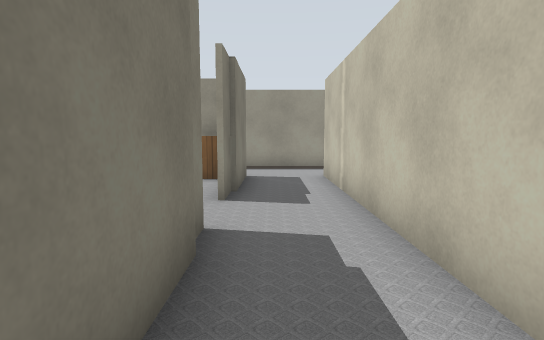
view 1 (above)

24 first-person views from a walk through a robot-simulator world made for Gazebo. The camera is 1.2 m above the floor, tilts 6° down and sees 80° across. Floor lines are 1 m apart. The floor is counted in squares, 1 m on a side. Each view is taken from the middle of a square. On the plan, view 1 faces up. The plan holds only what a view shows up to about 13 squares ahead; the rest is blank. The place goes on beyond the plan. Simple patterns stand in for the simulator's built-in surfaces. Some stock models are drawn as simple stand-ins.

view 2
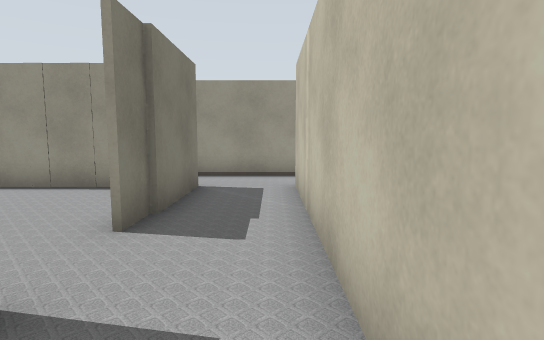

view 3
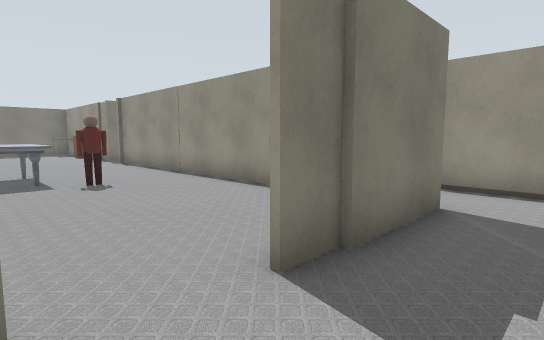

view 4
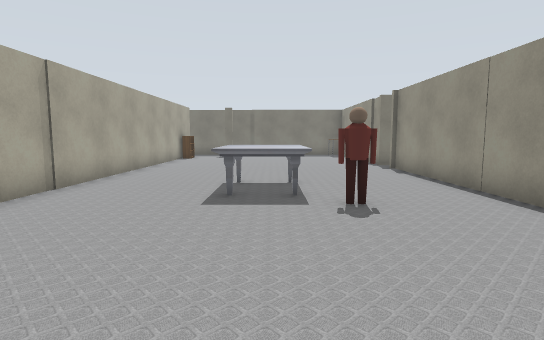

view 5
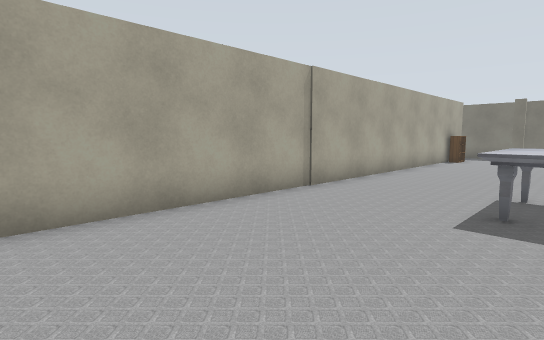

view 6
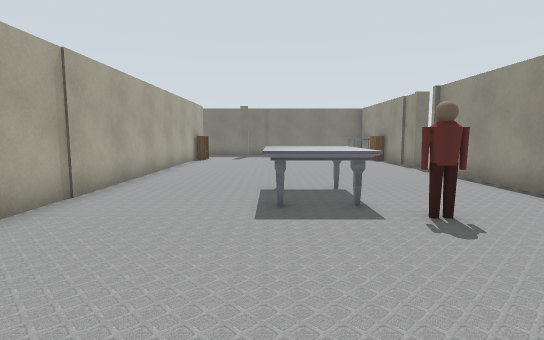

view 7
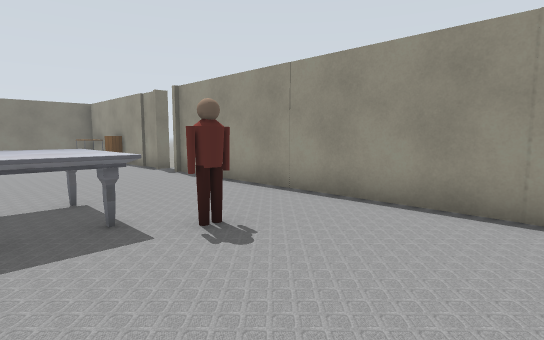

view 8
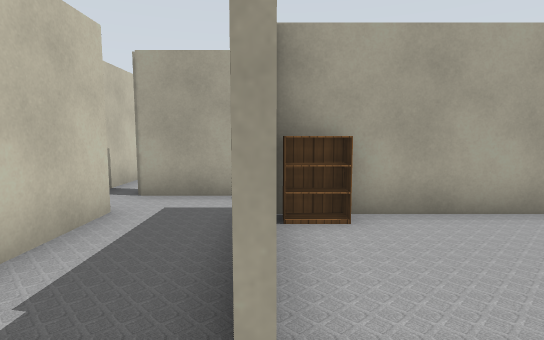

view 9
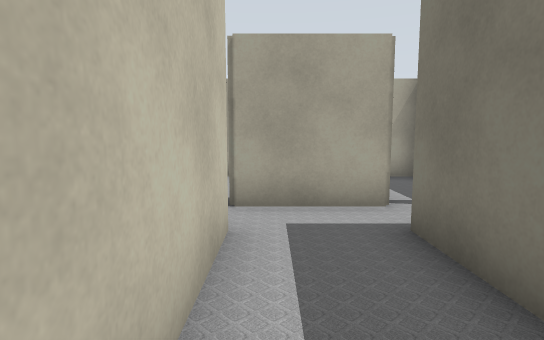

view 10
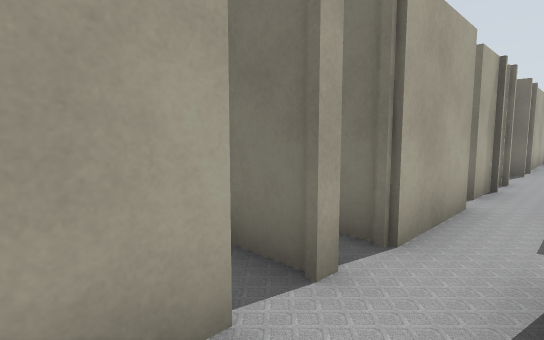

view 11
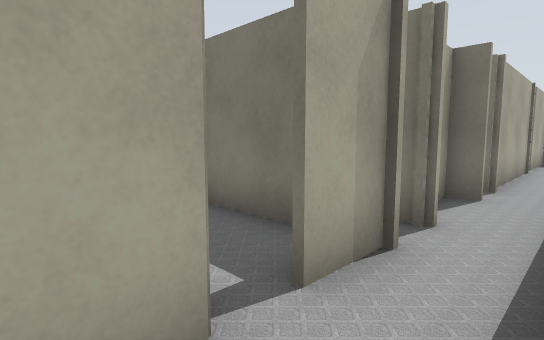

view 12
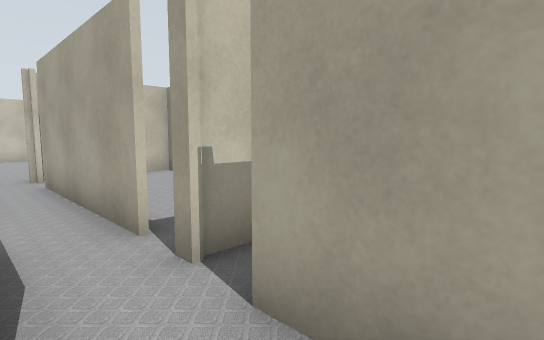

view 13
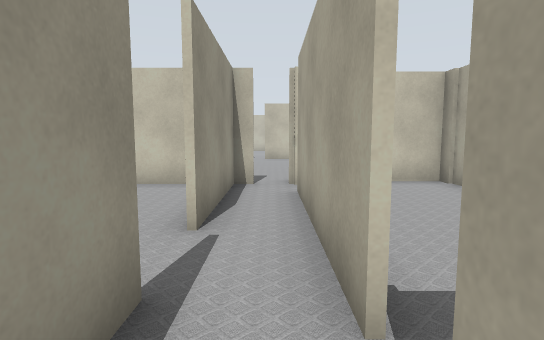

view 14
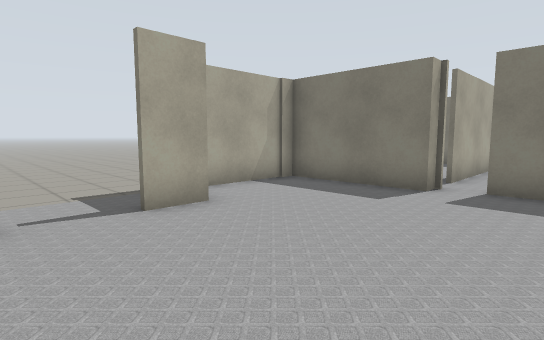

view 15
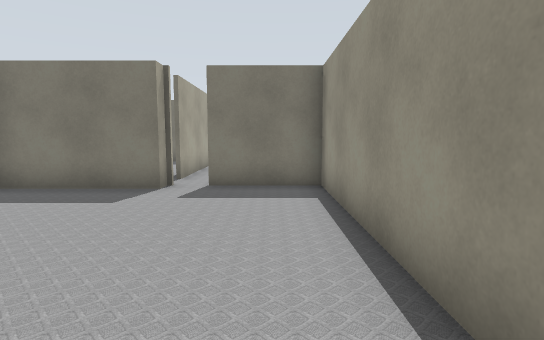

view 16
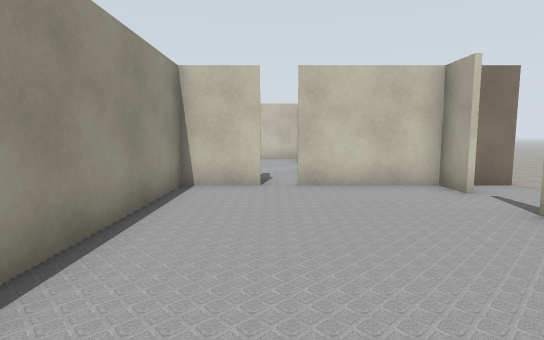

view 17
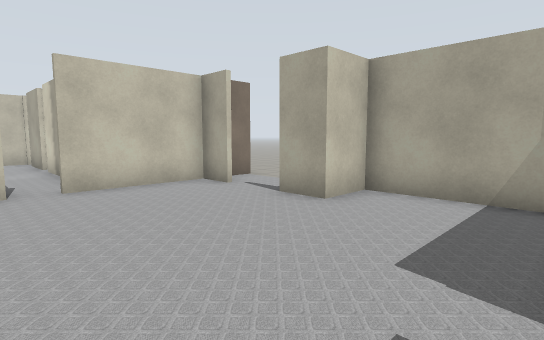

view 18
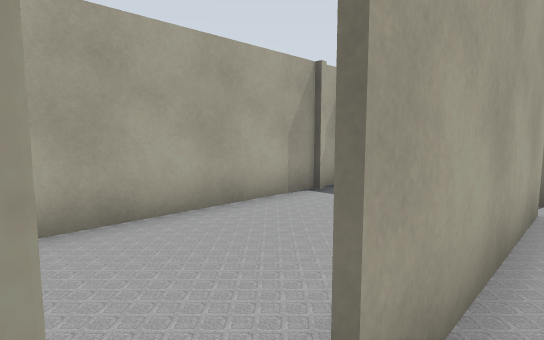

view 19
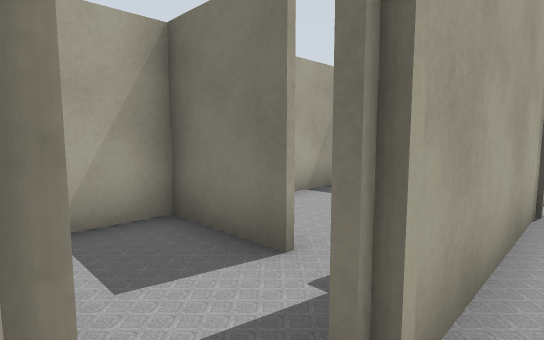

view 20
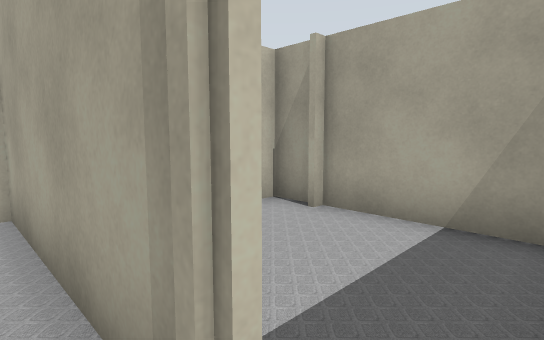

view 21
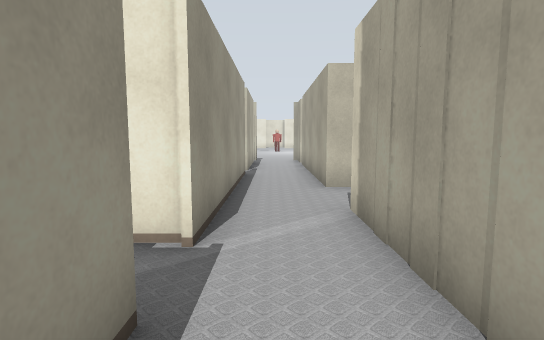

view 22
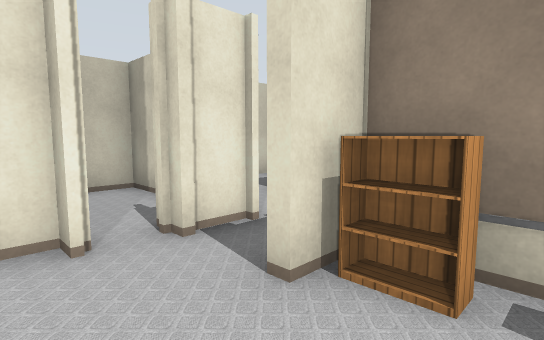

view 23
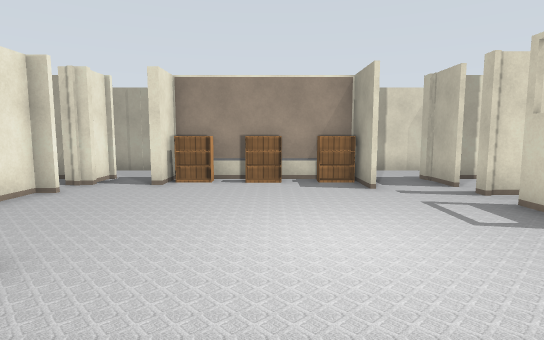

view 24
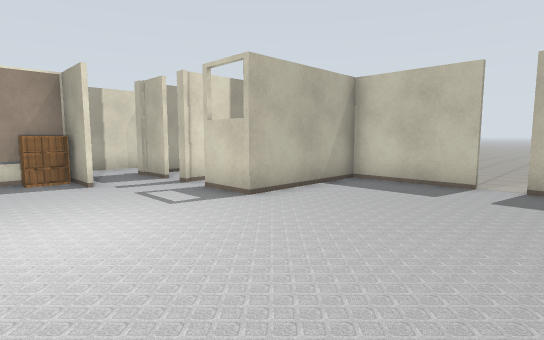

### Floor plan
Ten units are one square. View 1 is at (0, 0); x grows to the right and y downward. Boxes are objects, and circles mark ways between rooms. Rooms are numbered by the first view taken in them; rooms with no view inside come last. Other rooms are left out.
<svg viewBox="-170 -210 363 274">
<path fill="none" stroke="#000" d="M16 -15 16 -65M-8 -42 -8 1M-11 16 16 16M-153 -99 -153 -94M-158 -96 -165 -96M-15 -96 -140 -96M-165 -1 -25 -1M99 16 107 16 107 55M101 0 60 0M111 56 146 56 146 41 159 41M176 41 188 41 188 6M188 -2 188 -22 102 -22 102 6M188 59 188 49M44 0 30 0M38 16 91 16M27 16 28 16M-69 21 -65 21M-134 16 -80 16M-165 16 -141 16M-122 -97 -105 -97M-55 -120 -43 -120M-113 -145 -113 -141M-113 -135 -113 -118M-85 -120 -55 -120M-43 -120 -43 -131M-20 -142 -20 -151M-153 -202 -153 -170 -113 -170 -113 -154M15 -119 -24 -119 -24 -131M-40 -119 -46 -119M-46 -97 -8 -97 -8 -59M16 -65 16 -97M106 55 106 41M31 56 111 56M28 16 28 29M-25 -1 -10 -1M-35 16 -19 16"/>
<rect x="-105" y="-65" width="30" height="30" fill="#bbb"><title>marble table</title></rect>
<rect x="-85" y="-75" width="10" height="20" fill="#bbb"><title>person</title></rect>
<rect x="-25" y="-95" width="10" height="10" fill="#bbb"><title>bookshelf</title></rect>
<rect x="-95" y="-135" width="10" height="20" fill="#bbb"><title>bookshelf</title></rect>
<rect x="-55" y="-125" width="10" height="10" fill="#bbb"><title>bookshelf</title></rect>
<rect x="-75" y="-135" width="10" height="10" fill="#bbb"><title>bookshelf</title></rect>
<rect x="-25" y="-5" width="10" height="10" fill="#bbb"><title>bookshelf</title></rect>
<circle cx="-10" cy="-50" r="3" fill="#2a7"/>
<circle cx="35" cy="10" r="3" fill="#2a7"/>
<circle cx="5" cy="-60" r="3" fill="#2a7"/>
<circle cx="-10" cy="10" r="3" fill="#2a7"/>
<circle cx="-155" cy="-100" r="3" fill="#2a7"/>
<circle cx="40" cy="20" r="3" fill="#2a7"/>
<circle cx="90" cy="20" r="3" fill="#2a7"/>
<circle cx="-30" cy="10" r="3" fill="#2a7"/>
<circle cx="-100" cy="-120" r="3" fill="#2a7"/>
<circle cx="-150" cy="-205" r="3" fill="#2a7"/>
<circle cx="-40" cy="-110" r="3" fill="#2a7"/>
<circle cx="-30" cy="-125" r="3" fill="#2a7"/>
<text x="10" y="-20">1</text>
<text x="-90" y="-50">2</text>
<text x="130" y="20">3</text>
<text x="-100" y="10">4</text>
<text x="-130" y="-110">5</text>
<text x="-80" y="-180">6</text>
<text x="-10" y="-100">7</text>
<text x="70" y="40">8</text>
<text x="-20" y="10">9</text>
</svg>
Room 1 opens to room 2. Room 1 opens to room 3. Room 1 opens to room 7. Room 1 opens to room 9. Room 2 opens to room 5. Room 3 opens to room 8. Room 4 opens to room 9. Room 5 opens to room 6. Room 5 opens to room 7. Room 6 opens to room 7.

Where each view was taken, in squares from view 1:
view 1: 0 up, 0 right, facing up
view 2: 2 up, 1 right, facing up
view 3: 4 up, 1 right, facing up-left
view 4: 5 up, 2 left, facing left
view 5: 5 up, 3 left, facing down-left
view 6: 4 up, 3 left, facing left
view 7: 4 up, 4 left, facing up-left
view 8: 5 up, 1 left, facing down
view 9: 4 up, 1 right, facing down
view 10: 0 up, 5 right, facing down-left
view 11: 0 up, 0 right, facing down-left
view 12: 0 up, 0 right, facing down-right
view 13: 1 down, 2 right, facing right
view 14: 1 up, 18 right, facing down-left
view 15: 1 up, 18 right, facing left
view 16: 0 up, 11 right, facing right
view 17: 1 up, 11 right, facing down-right
view 18: 1 down, 10 right, facing down-left
view 19: 1 down, 7 left, facing down-left
view 20: 1 down, 14 left, facing down-right
view 21: 11 up, 6 left, facing right
view 22: 15 up, 6 left, facing down-right
view 23: 21 up, 7 left, facing down
view 24: 22 up, 7 left, facing down-left
